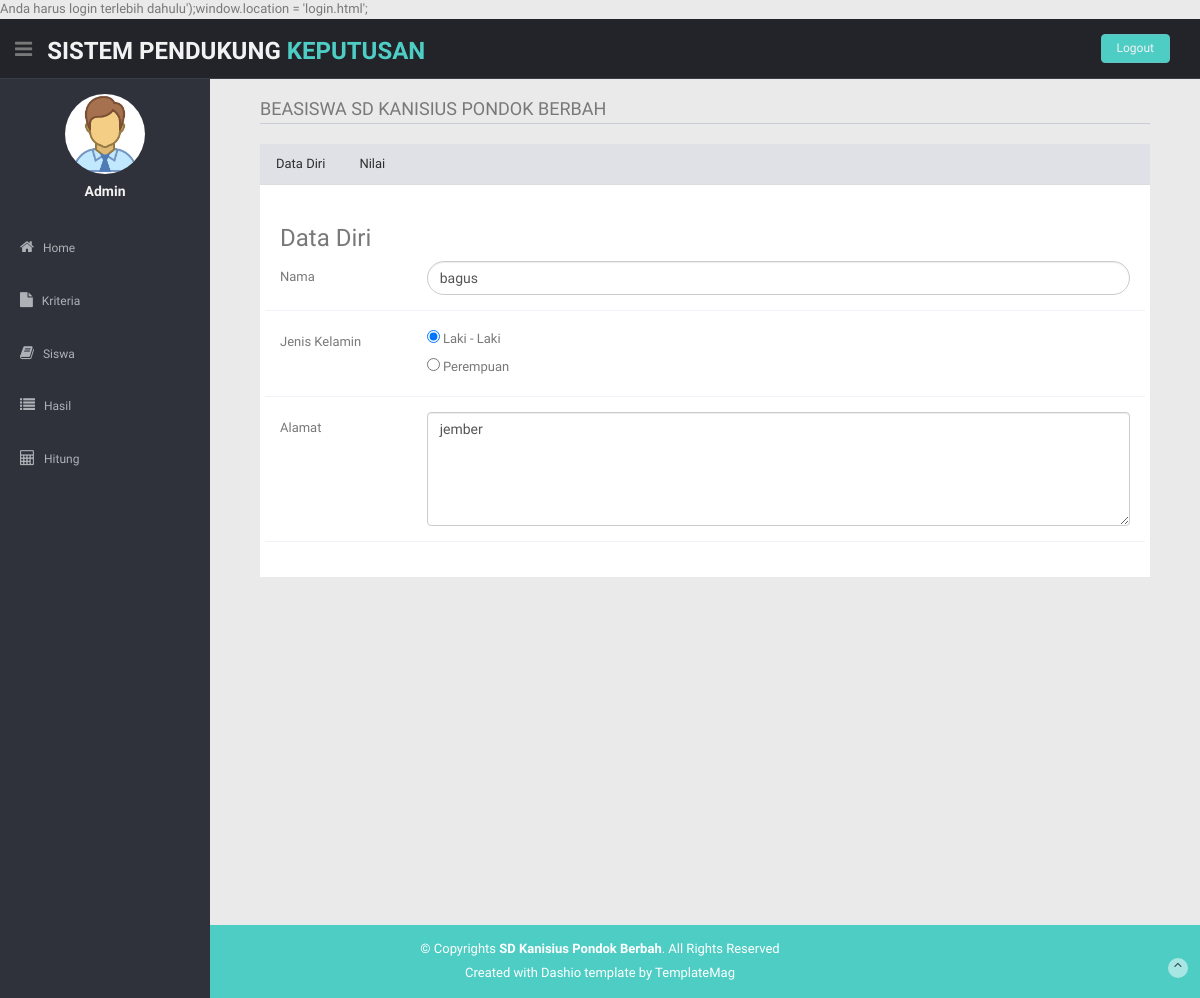
The app's page /index.php?module=update_siswa&id_siswa=1, older data.
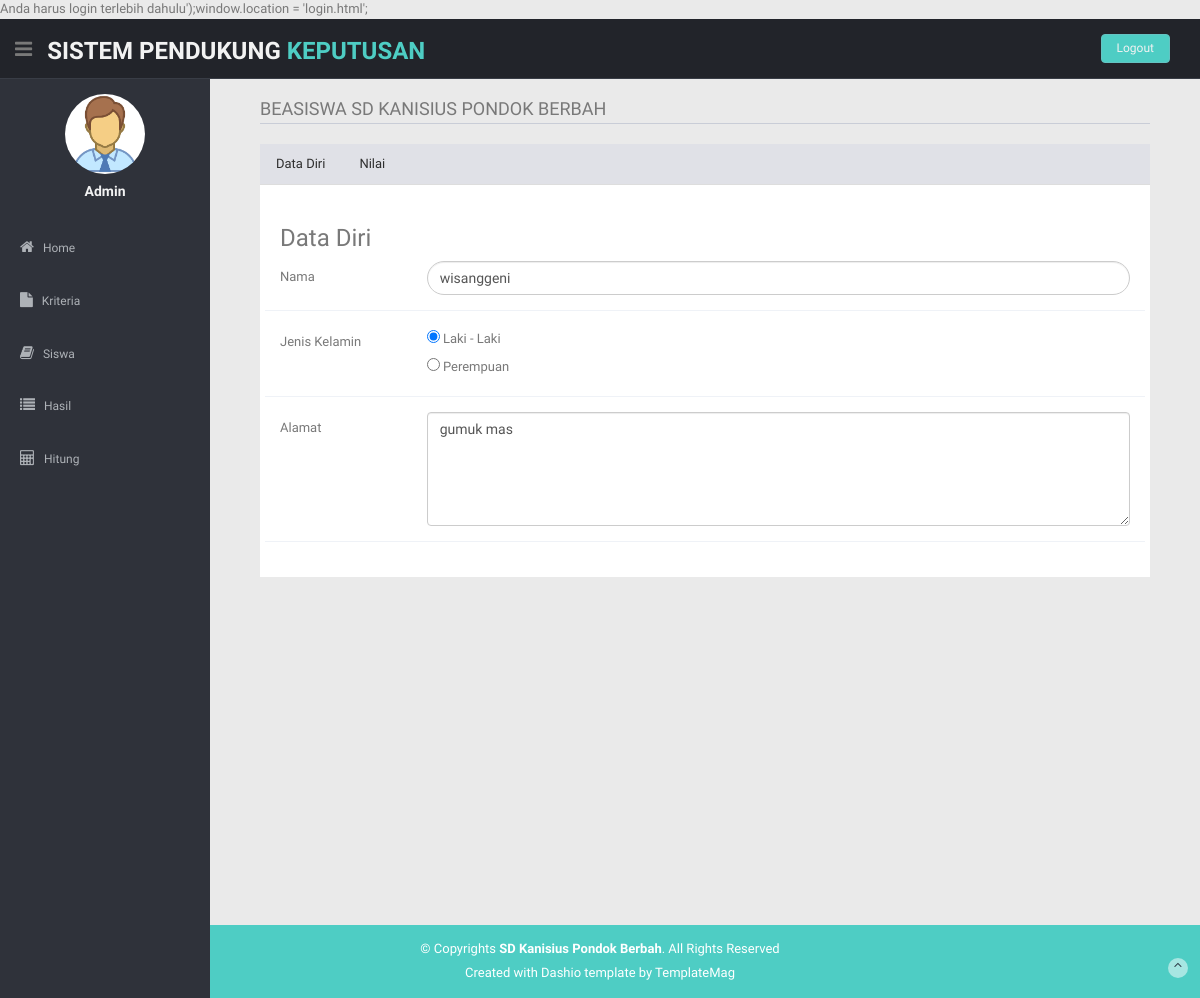
The same page, newer data.
### tables this page shows
CREATE TABLE `tabel_siswa` (
  `id_siswa` int(100) NOT NULL,
  `nama` text NOT NULL,
  `jenis_kelamin` text NOT NULL,
  `alamat` text NOT NULL,
  `KPS` varchar(5) NOT NULL,
  `PKH` varchar(5) NOT NULL,
  `status` varchar(5) NOT NULL,
  `penghasilan` bigint(20) NOT NULL,
  `ekonomi` varchar(20) NOT NULL
);

### pages/siswa/update_siswa.php (the view, shortened to what this page needs)
<ul class="nav nav-tabs" role="tablist">
    <li class="nav-item">
      <a class="nav-link active" data-toggle="tab" href="#home">Data Diri</a>
    </li>
    <li class="nav-item">
      <a class="nav-link" data-toggle="tab" href="#menu1">Nilai</a>
    </li>
  </ul>
<?php
$id_siswa = $_GET['id_siswa'];
$sql = "SELECT * FROM tabel_siswa WHERE id_siswa = $id_siswa";
$result = mysqli_query($koneksi, $sql);
$row = mysqli_fetch_assoc($result);
?>
<form class="form-horizontal style-form" method="POST" action="pages/siswa/aksi_edit.php?id_siswa=<?=$id_siswa?>">
  <div class="tab-content" style="background-color: white;padding: 20px;">
    <div id="home" class="tab-pane active">
      <h3>Data Diri</h3>
        <div class="form-group">
          <label class="col-sm-2 col-sm-2 control-label">Nama </label>
          <div class="col-sm-10">
            <input type="text" class="form-control round-form" name="nama" value="<?=$row['nama']?>">
          </div>
        </div>
        <div class="form-group">
          <label class="col-sm-2 col-sm-2 control-label">Jenis Kelamin</label>
          <div class="col-sm-10">
            <div class="form-check-inline">
              <label class="form-check-label" for="radio1">
              <?php
                if($row['jenis_kelamin']=='L'){
                    echo "<input type='radio' class='form-check-input' id='radio1' name='jenis_kelamin' value='L' checked> Laki - Laki";
                }else {
                    echo "<input type='radio' class='form-check-input' id='radio1' name='jenis_kelamin' value='L' > Laki - Laki";
                }
              ?>
              </label>
            </div>
            <div class="form-check-inline">
              <label class="form-check-label" for="radio2">
              <?php
                if($row['jenis_kelamin']=='P'){
                    echo "<input type='radio' class='form-check-input' id='radio2' name='jenis_kelamin' value='P' checked> Perempuan";
                }else {
                    echo "<input type='radio' class='form-check-input' id='radio2' name='jenis_kelamin' value='P' > Perempuan";
                }
              ?>
              </label>
            </div>
          </div>
        </div>
        <div class="form-group">
          <label class="col-sm-2 col-sm-2 control-label">Alamat </label>
          <div class="col-sm-10">
              <textarea class="form-control" rows="5" id="comment" name="alamat"><?=$row['alamat']?></textarea>
          </div>
        </div>
    </div>
  </div>
  </form>

Row changes from the older to the newer data that the page shows:
changed tabel_siswa: nama "bagus" → "wisanggeni"; alamat "jember" → "gumuk mas"
